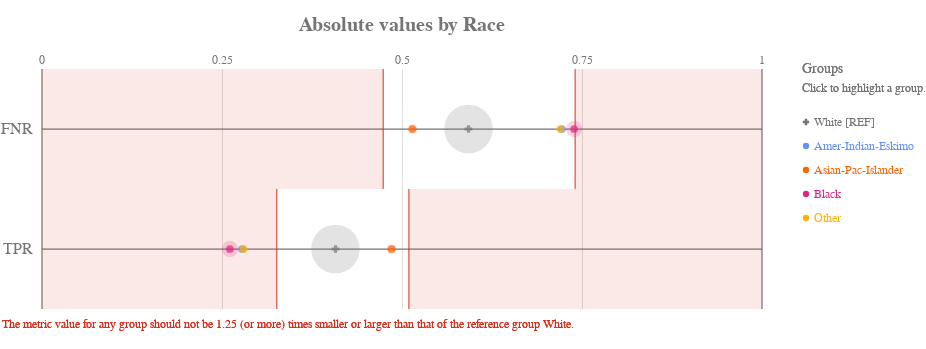

Write notebook code for a chart like this one.
### Code cell
ap.absolute(bdf, metrics, 'race', fairness_threshold = disparity_tolerance)

### Figure 1 — Vega-Lite specification as saved in the notebook (floating-point values rounded to 4 significant figures)
{"config": {"view": {"continuousWidth": 400, "continuousHeight": 300, "strokeWidth": 0}, "axisLeft": {"labelColor": "rgb(117,117,117)", "labelFont": "Arial", "labelFontSize": 16}, "title": {"align": "center", "baseline": "middle", "color": "rgb(117,117,117)", "font": "Arial", "fontSize": 20, "fontWeight": "bold"}}, "layer": [{"data": {"name": "data-311d8377a33e1947b22d1680bd870927"}, "mark": {"type": "rule", "stroke": "rgb(117,117,117)", "strokeWidth": 1.25, "tooltip": ""}, "encoding": {"x": {"type": "quantitative", "field": "start", "scale": {"domain": [0, 1], "range": [40.0, 760.0]}}, "x2": {"field": "end"}, "y": {"type": "nominal", "axis": {"domain": false, "labelAngle": 0, "labelPadding": -30, "orient": "left", "ticks": false, "title": ""}, "field": "y_position", "scale": {"domain": ["FNR", "TPR"], "range": [30.0, 270.0]}}}}, {"data": {"name": "data-6cfe259518f6c7b358d8f836a73e6b7f"}, "mark": {"type": "rule", "stroke": "rgb(117,117,117)", "strokeWidth": 1.25, "tooltip": ""}, "encoding": {"x": {"type": "quantitative", "field": "x_position", "scale": {"domain": [0, 1], "range": [40.0, 760.0]}}, "y": {"value": 30.0}, "y2": {"value": 270.0}}}, {"data": {"name": "data-60ed1133fa688d151d36705a369482e0"}, "mark": {"type": "text", "align": "center", "color": "rgb(117,117,117)", "font": "Arial", "fontSize": 12, "fontWeight": "normal", "tooltip": ""}, "encoding": {"text": {"type": "nominal", "field": "value"}, "x": {"type": "quantitative", "field": "value", "scale": {"domain": [0, 1], "range": [40.0, 760.0]}}, "y": {"value": 21.0}}}, {"layer": [{"mark": {"type": "rect", "opacity": 0.8, "stroke": "rgb(217, 46, 28)", "strokeWidth": 1.25, "tooltip": ""}, "encoding": {"x": {"type": "quantitative", "field": "lower_threshold_value", "scale": {"domain": [0, 1], "range": [40.0, 760.0]}}, "x2": {"field": "lower_threshold_value"}, "y": {"type": "nominal", "axis": {"domain": false, "grid": false, "labels": false, "ticks": false, "title": " "}, "field": "metric", "scale": {"domain": ["FNR", "TPR"], "range": [30.0, 270.0]}}}}, {"mark": {"type": "rect", "opacity": 0.8, "stroke": "rgb(217, 46, 28)", "strokeWidth": 1.25, "tooltip": ""}, "encoding": {"x": {"type": "quantitative", "field": "upper_threshold_value", "scale": {"domain": [0, 1], "range": [40.0, 760.0]}}, "x2": {"field": "upper_threshold_value"}, "y": {"type": "nominal", "axis": {"domain": false, "grid": false, "labels": false, "ticks": false, "title": " "}, "field": "metric", "scale": {"domain": ["FNR", "TPR"], "range": [30.0, 270.0]}}}}, {"layer": [{"mark": {"type": "rect", "fill": "rgb(217, 46, 28)", "opacity": 0.1, "tooltip": ""}, "encoding": {"x": {"type": "quantitative", "field": "lower_threshold_value", "scale": {"domain": [0, 1], "range": [40.0, 760.0]}}, "x2": {"field": "lower_end"}, "y": {"type": "nominal", "axis": {"domain": false, "grid": false, "labels": false, "ticks": false, "title": " "}, "field": "metric", "scale": {"domain": ["FNR", "TPR"], "range": [30.0, 270.0]}}}}, {"mark": {"type": "rect", "fill": "rgb(217, 46, 28)", "opacity": 0.1, "tooltip": ""}, "encoding": {"x": {"type": "quantitative", "field": "upper_threshold_value", "scale": {"domain": [0, 1], "range": [40.0, 760.0]}}, "x2": {"field": "upper_end"}, "y": {"type": "nominal", "axis": {"domain": false, "grid": false, "labels": false, "ticks": false, "title": " "}, "field": "metric", "scale": {"domain": ["FNR", "TPR"], "range": [30.0, 270.0]}}}}]}, {"data": {"name": "data-79dd248bdaa0ea02c535240e8ad022c8"}, "mark": {"type": "text", "align": "left", "baseline": "top", "fill": "rgb(217, 46, 28)", "font": "Arial", "fontSize": 12, "fontWeight": "normal", "tooltip": ""}, "encoding": {"text": {"value": "The metric value for any group should not be 1.25 (or more) times smaller or larger than that of the reference group White."}, "x": {"value": 0}, "y": {"value": 280.0}}}], "data": {"name": "data-d5f1ed6a195248e7dbadcef38f9a26fc"}}, {"layer": [{"mark": "circle"}, {"data": {"name": "data-5fe871cf4c046267968f5a4c2fd66604"}, "mark": {"type": "circle", "opacity": 0.2}, "encoding": {"color": {"condition": {"type": "nominal", "field": "attribute_value", "legend": null, "scale": {"domain": ["White", "Amer-Indian-Eskimo", "Asian-Pac-Islander", "Black", "Other"], "range": ["rgb(117,117,117)", "rgb(100, 143, 255)", "rgb(254, 97, 0)", "rgb(220, 38, 127)", "rgb(255, 176, 0)", "rgb(120, 94, 240)"]}, "selection": "selector019"}, "value": "rgb(224,224,224)"}, "size": {"type": "quantitative", "field": "group_size", "legend": null, "scale": {"domain": [0, 33380.0], "range": [0, 2827.0]}}, "tooltip": [{"type": "nominal", "field": "attribute_value", "title": "Group"}, {"type": "nominal", "field": "tooltip_group_size", "title": "Group Size"}, {"type": "nominal", "field": "tooltip_disparity_explanation_fnr", "title": "Disparity"}, {"type": "quantitative", "field": "fnr", "format": ".2f", "title": "FNR"}], "x": {"type": "quantitative", "axis": {"domain": false, "labels": false, "ticks": false, "title": null, "values": [0.25, 0.5, 0.75]}, "field": "fnr", "scale": {"domain": [0, 1], "range": [40.0, 760.0]}}, "y": {"type": "nominal", "axis": {"domain": false, "grid": false, "labels": false, "ticks": false, "title": " "}, "field": "metric_variable", "scale": {"domain": ["FNR", "TPR"], "range": [30.0, 270.0]}}}, "selection": {"selector021": {"type": "multi", "empty": "all", "fields": ["attribute_value"]}}, "transform": [{"calculate": "'FNR'", "as": "metric_variable"}]}, {"data": {"name": "data-5fe871cf4c046267968f5a4c2fd66604"}, "mark": {"type": "circle", "opacity": 0.2}, "encoding": {"color": {"condition": {"type": "nominal", "field": "attribute_value", "legend": null, "scale": {"domain": ["White", "Amer-Indian-Eskimo", "Asian-Pac-Islander", "Black", "Other"], "range": ["rgb(117,117,117)", "rgb(100, 143, 255)", "rgb(254, 97, 0)", "rgb(220, 38, 127)", "rgb(255, 176, 0)", "rgb(120, 94, 240)"]}, "selection": "selector019"}, "value": "rgb(224,224,224)"}, "size": {"type": "quantitative", "field": "group_size", "legend": null, "scale": {"domain": [0, 33380.0], "range": [0, 2827.0]}}, "tooltip": [{"type": "nominal", "field": "attribute_value", "title": "Group"}, {"type": "nominal", "field": "tooltip_group_size", "title": "Group Size"}, {"type": "nominal", "field": "tooltip_disparity_explanation_tpr", "title": "Disparity"}, {"type": "quantitative", "field": "tpr", "format": ".2f", "title": "TPR"}], "x": {"type": "quantitative", "axis": {"domain": false, "labels": false, "ticks": false, "title": null, "values": [0.25, 0.5, 0.75]}, "field": "tpr", "scale": {"domain": [0, 1], "range": [40.0, 760.0]}}, "y": {"type": "nominal", "axis": {"domain": false, "grid": false, "labels": false, "ticks": false, "title": " "}, "field": "metric_variable", "scale": {"domain": ["FNR", "TPR"], "range": [30.0, 270.0]}}}, "selection": {"selector023": {"type": "multi", "empty": "all", "fields": ["attribute_value"]}}, "transform": [{"calculate": "'TPR'", "as": "metric_variable"}]}, {"layer": [{"mark": "point"}, {"data": {"name": "data-5fe871cf4c046267968f5a4c2fd66604"}, "mark": {"type": "point", "filled": true, "size": 60}, "encoding": {"color": {"condition": {"type": "nominal", "field": "attribute_value", "legend": null, "scale": {"domain": ["White", "Amer-Indian-Eskimo", "Asian-Pac-Islander", "Black", "Other"], "range": ["rgb(117,117,117)", "rgb(100, 143, 255)", "rgb(254, 97, 0)", "rgb(220, 38, 127)", "rgb(255, 176, 0)", "rgb(120, 94, 240)"]}, "selection": "selector019"}, "value": "rgb(224,224,224)"}, "shape": {"type": "nominal", "field": "attribute_value", "legend": null, "scale": {"domain": ["White", "Amer-Indian-Eskimo", "Asian-Pac-Islander", "Black", "Other"], "range": ["cross", "circle", "circle", "circle", "circle"]}}, "tooltip": [{"type": "nominal", "field": "attribute_value", "title": "Group"}, {"type": "nominal", "field": "tooltip_group_size", "title": "Group Size"}, {"type": "nominal", "field": "tooltip_disparity_explanation_fnr", "title": "Disparity"}, {"type": "quantitative", "field": "fnr", "format": ".2f", "title": "FNR"}], "x": {"type": "quantitative", "axis": {"domain": false, "labels": false, "ticks": false, "title": null, "values": [0.25, 0.5, 0.75]}, "field": "fnr", "scale": {"domain": [0, 1], "range": [40.0, 760.0]}}, "y": {"type": "nominal", "axis": {"domain": false, "grid": false, "labels": false, "ticks": false, "title": " "}, "field": "metric_variable", "scale": {"domain": ["FNR", "TPR"], "range": [30.0, 270.0]}}}, "selection": {"selector020": {"type": "multi", "empty": "all", "fields": ["attribute_value"]}}, "transform": [{"calculate": "'FNR'", "as": "metric_variable"}]}, {"data": {"name": "data-5fe871cf4c046267968f5a4c2fd66604"}, "mark": {"type": "point", "filled": true, "size": 60}, "encoding": {"color": {"condition": {"type": "nominal", "field": "attribute_value", "legend": null, "scale": {"domain": ["White", "Amer-Indian-Eskimo", "Asian-Pac-Islander", "Black", "Other"], "range": ["rgb(117,117,117)", "rgb(100, 143, 255)", "rgb(254, 97, 0)", "rgb(220, 38, 127)", "rgb(255, 176, 0)", "rgb(120, 94, 240)"]}, "selection": "selector019"}, "value": "rgb(224,224,224)"}, "shape": {"type": "nominal", "field": "attribute_value", "legend": null, "scale": {"domain": ["White", "Amer-Indian-Eskimo", "Asian-Pac-Islander", "Black", "Other"], "range": ["cross", "circle", "circle", "circle", "circle"]}}, "tooltip": [{"type": "nominal", "field": "attribute_value", "title": "Group"}, {"type": "nominal", "field": "tooltip_group_size", "title": "Group Size"}, {"type": "nominal", "field": "tooltip_disparity_explanation_tpr", "title": "Disparity"}, {"type": "quantitative", "field": "tpr", "format": ".2f", "title": "TPR"}], "x": {"type": "quantitative", "axis": {"domain": false, "labels": false, "ticks": false, "title": null, "values": [0.25, 0.5, 0.75]}, "field": "tpr", "scale": {"domain": [0, 1], "range": [40.0, 760.0]}}, "y": {"type": "nominal", "axis": {"domain": false, "grid": false, "labels": false, "ticks": false, "title": " "}, "field": "metric_variable", "scale": {"domain": ["FNR", "TPR"], "range": [30.0, 270.0]}}}, "selection": {"selector022": {"type": "multi", "empty": "all", "fields": ["attribute_value"]}}, "transform": [{"calculate": "'TPR'", "as": "metric_variable"}]}]}]}, {"layer": [{"mark": {"type": "point", "filled": true, "opacity": 1, "size": 39.48}, "encoding": {"color": {"condition": {"type": "nominal", "field": "attribute_value", "legend": null, "scale": {"domain": ["White", "Amer-Indian-Eskimo", "Asian-Pac-Islander", "Black", "Other"], "range": ["rgb(117,117,117)", "rgb(100, 143, 255)", "rgb(254, 97, 0)", "rgb(220, 38, 127)", "rgb(255, 176, 0)", "rgb(120, 94, 240)"]}, "selection": "selector019"}, "value": "rgb(224,224,224)"}, "shape": {"type": "nominal", "field": "attribute_value", "legend": null, "scale": {"domain": ["White", "Amer-Indian-Eskimo", "Asian-Pac-Islander", "Black", "Other"], "range": ["cross", "circle", "circle", "circle", "circle"]}}, "x": {"value": 804}, "y": {"type": "nominal", "axis": {"domain": false, "grid": false, "labels": false, "ticks": false, "title": " "}, "field": "attribute_value", "scale": {"domain": ["White", "Amer-Indian-Eskimo", "Asian-Pac-Islander", "Black", "Other"], "range": [71, 191]}}}, "selection": {"selector019": {"type": "multi", "empty": "all", "fields": ["attribute_value"]}}}, {"mark": {"type": "text", "align": "left", "baseline": "middle", "font": "Arial", "fontSize": 12, "fontWeight": "normal"}, "encoding": {"color": {"condition": {"type": "nominal", "field": "attribute_value", "legend": null, "scale": {"domain": ["White", "Amer-Indian-Eskimo", "Asian-Pac-Islander", "Black", "Other"], "range": ["rgb(117,117,117)", "rgb(100, 143, 255)", "rgb(254, 97, 0)", "rgb(220, 38, 127)", "rgb(255, 176, 0)", "rgb(120, 94, 240)"]}, "selection": "selector019"}, "value": "rgb(224,224,224)"}, "text": {"type": "nominal", "field": "label"}, "x": {"value": 812}, "y": {"type": "nominal", "axis": {"domain": false, "grid": false, "labels": false, "ticks": false, "title": " "}, "field": "attribute_value", "scale": {"domain": ["White", "Amer-Indian-Eskimo", "Asian-Pac-Islander", "Black", "Other"], "range": [71, 191]}}}, "selection": {"selector024": {"type": "multi", "empty": "all", "fields": ["attribute_value"]}}}, {"data": {"name": "data-79dd248bdaa0ea02c535240e8ad022c8"}, "mark": {"type": "text", "align": "left", "baseline": "middle", "color": "rgb(117,117,117)", "font": "Arial", "fontSize": 12, "fontWeight": "normal"}, "encoding": {"text": {"value": "Click to highlight a group."}, "x": {"value": 800}, "y": {"value": 49}}}, {"data": {"name": "data-79dd248bdaa0ea02c535240e8ad022c8"}, "mark": {"type": "text", "align": "left", "baseline": "middle", "color": "rgb(117,117,117)", "font": "Arial", "fontSize": 14, "fontWeight": "normal"}, "encoding": {"text": {"value": "Groups"}, "x": {"value": 800}, "y": {"value": 30}}}], "data": {"name": "data-4e7cec67074b12cfce448e3a821d8fd2"}}], "height": 300, "padding": {"top": 15, "bottom": 10}, "resolve": {"scale": {"size": "independent", "y": "independent"}}, "title": "Absolute values by Race", "width": 800, "$schema": "https://vega.github.io/schema/vega-lite/v4.8.1.json", "datasets": {"data-311d8377a33e1947b22d1680bd870927": [{"y_position": "FNR", "start": 0, "end": 1}, {"y_position": "TPR", "start": 0, "end": 1}], "data-6cfe259518f6c7b358d8f836a73e6b7f": [{"x_position": 0}, {"x_position": 1}], "data-60ed1133fa688d151d36705a369482e0": [{"value": 0.0}, {"value": 0.25}, {"value": 0.5}, {"value": 0.75}, {"value": 1.0}], "data-d5f1ed6a195248e7dbadcef38f9a26fc": [{"lower_end": 0, "upper_end": 1, "lower_threshold_value": 0.4739, "upper_threshold_value": 0.7405, "metric": "FNR"}, {"lower_end": 0, "upper_end": 1, "lower_threshold_value": 0.3261, "upper_threshold_value": 0.5095, "metric": "TPR"}], "data-79dd248bdaa0ea02c535240e8ad022c8": [{"a": 1, "b": 0}, {"a": 1, "b": 0}], "data-5fe871cf4c046267968f5a4c2fd66604": [{"attribute_name": "race", "attribute_value": "Amer-Indian-Eskimo", "group_size": 311, "total_entities": 32561, "fnr": 0.7222, "tpr": 0.2778, "fnr_disparity": 1.219, "tpr_disparity": 0.6815, "fnr_disparity_scaled": 0.2192, "tpr_disparity_scaled": -0.4674, "tooltip_group_size": "311 (0.96%)", "tooltip_disparity_explanation_fnr": "1.22 times larger FNR than the reference group", "tooltip_disparity_explanation_tpr": "1.47 times smaller TPR than the reference group"}, {"attribute_name": "race", "attribute_value": "Asian-Pac-Islander", "group_size": 1039, "total_entities": 32561, "fnr": 0.5145, "tpr": 0.4855, "fnr_disparity": 0.8685, "tpr_disparity": 1.191, "fnr_disparity_scaled": -0.1514, "tpr_disparity_scaled": 0.1911, "tooltip_group_size": "1,039 (3.19%)", "tooltip_disparity_explanation_fnr": "1.15 times smaller FNR than the reference group", "tooltip_disparity_explanation_tpr": "1.19 times larger TPR than the reference group"}, {"attribute_name": "race", "attribute_value": "Black", "group_size": 3124, "total_entities": 32561, "fnr": 0.739, "tpr": 0.261, "fnr_disparity": 1.248, "tpr_disparity": 0.6403, "fnr_disparity_scaled": 0.2475, "tpr_disparity_scaled": -0.5619, "tooltip_group_size": "3,124 (9.59%)", "tooltip_disparity_explanation_fnr": "1.25 times larger FNR than the reference group", "tooltip_disparity_explanation_tpr": "1.56 times smaller TPR than the reference group"}, {"attribute_name": "race", "attribute_value": "Other", "group_size": 271, "total_entities": 32561, "fnr": 0.72, "tpr": 0.28, "fnr_disparity": 1.215, "tpr_disparity": 0.6869, "fnr_disparity_scaled": 0.2154, "tpr_disparity_scaled": -0.4558, "tooltip_group_size": "271 (0.83%)", "tooltip_disparity_explanation_fnr": "1.22 times larger FNR than the reference group", "tooltip_disparity_explanation_tpr": "1.46 times smaller TPR than the reference group"}, {"attribute_name": "race", "attribute_value": "White", "group_size": 27816, "total_entities": 32561, "fnr": 0.5924, "tpr": 0.4076, "fnr_disparity": 1.0, "tpr_disparity": 1.0, "fnr_disparity_scaled": 0.0, "tpr_disparity_scaled": 0.0, "tooltip_group_size": "27,816 (85.43%)", "tooltip_disparity_explanation_fnr": "Reference group", "tooltip_disparity_explanation_tpr": "Reference group"}], "data-4e7cec67074b12cfce448e3a821d8fd2": [{"attribute_value": "White", "label": "White [REF]"}, {"attribute_value": "Amer-Indian-Eskimo", "label": "Amer-Indian-Eskimo"}, {"attribute_value": "Asian-Pac-Islander", "label": "Asian-Pac-Islander"}, {"attribute_value": "Black", "label": "Black"}, {"attribute_value": "Other", "label": "Other"}]}}
